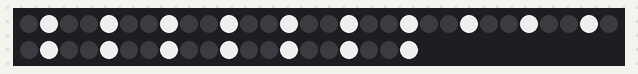
This sketch was run on a simulated Arduino Uno, built with avr-gcc and run on an emulated ATmega328P. Parts: 50 RGB LEDs in strip order, left to right, continuing on the next row.

Above: at 0.16 s.
At 0.59 s:
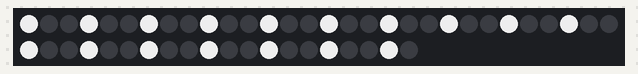
At 1.32 s:
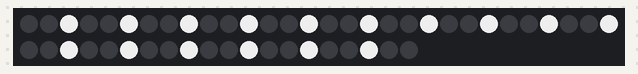
At 2.48 s:
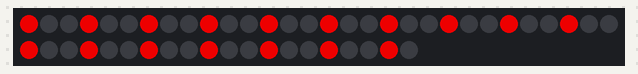
At 3.64 s:
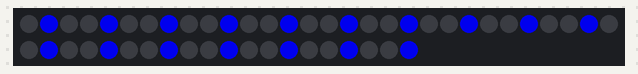
At 4.8 s:
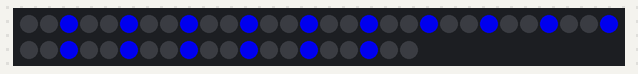

The sketch:

engine_chasing_lights.ino
```cpp
#include <Adafruit_NeoPixel.h>

// Pin to use to send signals to WS2812B
#define LED_PIN 6

// Number of WS2812B LEDs attached to the Arduino
#define MAX_LED_COUNT 100
#define LED_COUNT 50

// Setting up the NeoPixel library
Adafruit_NeoPixel strip(MAX_LED_COUNT, LED_PIN, NEO_GRB + NEO_KHZ800);

void setup() {
  strip.begin();           // Initialize NeoPixel object
  strip.setBrightness(200); // Set BRIGHTNESS to about 4% (max = 255)
  strip.show();            // Initialize all pixels to 'off'

  // if I am going to change the number of LEDs being used
  // make sure I update that here after everything is cleared out
  strip.updateLength(LED_COUNT);
  delay(100);
}

void loop() {
  // Do a theater marquee effect in various colors...
  theaterChase(strip.Color(255, 255, 255), 50); // White
  theaterChase(strip.Color(255,   0,   0), 50); // Red
  theaterChase(strip.Color(  0,   0, 255), 50); // Blue
}

// Theater-marquee-style chasing lights. Pass in a color, and
// a delay time (in ms) between frames.
void theaterChase(uint32_t color, int wait) {
  for(int a=0; a<10; a++) {  // Repeat 10 times...
    for(int b=0; b<3; b++) { //  'b' counts from 0 to 2...
      strip.clear();         //   Set all pixels in RAM to 0 (off)
      // 'c' counts up from 'b' to end of strip in steps of 3...
      for(int c=b; c<strip.numPixels(); c += 3) {
        strip.setPixelColor(c, color); // Set pixel 'c' to value 'color'
      }
      strip.show(); // Update strip with new contents
      delay(wait);  // Pause for a moment
    }
  }
}
```

Measured:
- by itself, everything shown: repeats every 4.7 s, in 90 steps
